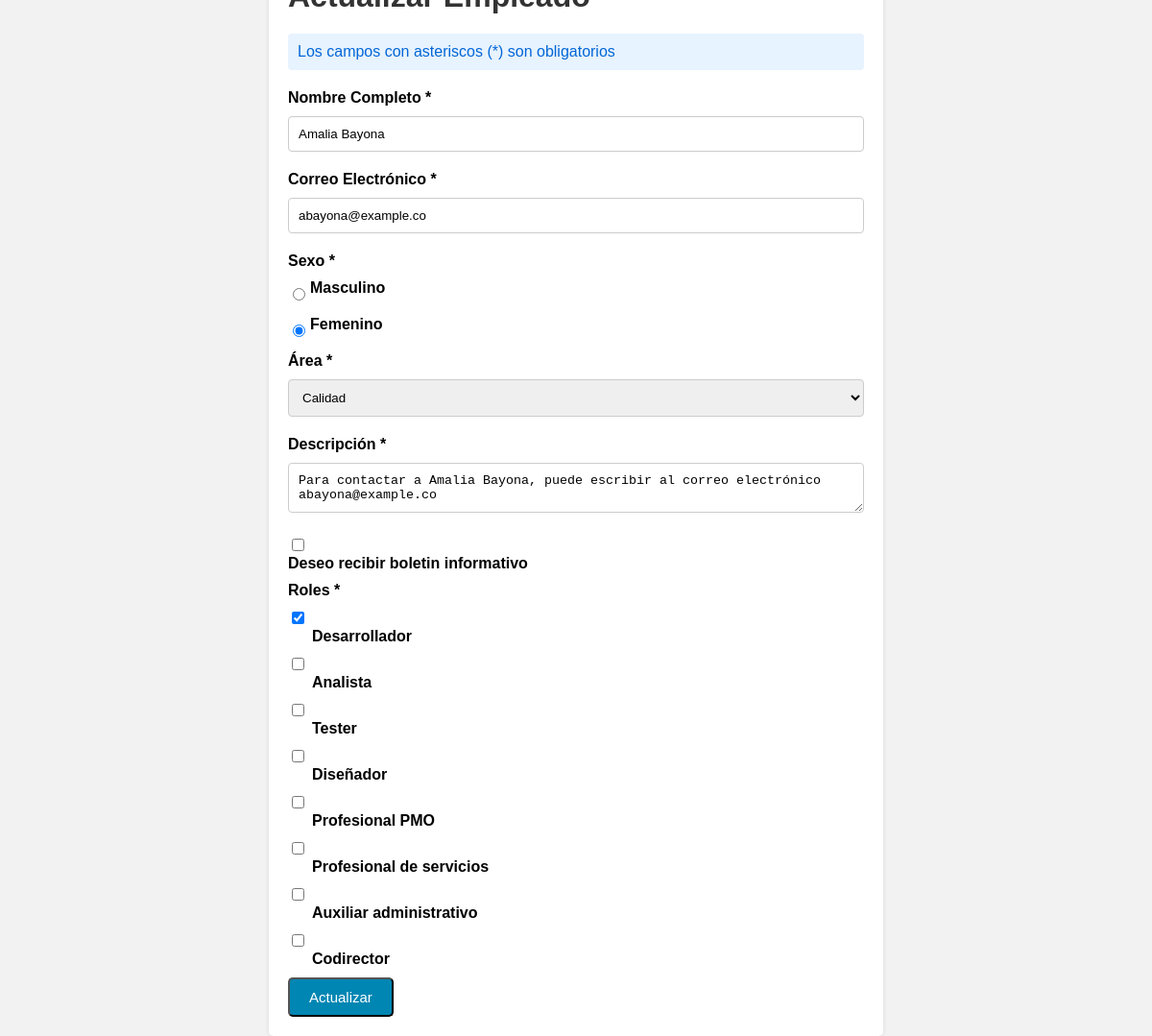
The page /?action=edit&id=4 on the database its author committed.
### tables this page shows
CREATE TABLE IF NOT EXISTS `empleado` (
  `id` int(11) NOT NULL AUTO_INCREMENT,
  `nombre` varchar(255) NOT NULL,
  `email` varchar(255) NOT NULL,
  `sexo` char(1) NOT NULL,
  `area_id` int(11) NOT NULL,
  `boletin` int(11) DEFAULT NULL,
  `descripcion` text NOT NULL,
  PRIMARY KEY (`id`),
  KEY `area_id` (`area_id`)
);

CREATE TABLE IF NOT EXISTS `areas` (
  `id` int(11) NOT NULL AUTO_INCREMENT,
  `nombre` varchar(255) NOT NULL,
  PRIMARY KEY (`id`)
);

CREATE TABLE IF NOT EXISTS `empleado_rol` (
  `empleado_id` int(11) NOT NULL,
  `rol_id` int(11) NOT NULL,
  KEY `empleado_id` (`empleado_id`),
  KEY `rol_id` (`rol_id`)
);

CREATE TABLE IF NOT EXISTS `roles` (
  `id` int(11) NOT NULL AUTO_INCREMENT,
  `nombre` varchar(255) NOT NULL,
  PRIMARY KEY (`id`)
);

### controllers/itemController.php (called while the page is built, shortened)
<?php
require_once './model/model.php';
class ItemController
{
    private $model;
    public function __construct()
    {
        $this->model = new ItemModel();
    }
    public function edit($id)
    {
        $areas = $this->model->getAreas();
        $roles = $this->model->getRoles();
        $item = $this->model->getItemById($id);
        include 'views/item-edit.php';
    }
}
?>

### model/model.php (called while the page is built, shortened)
<?php
class ItemModel
{
    private $db;
    public function __construct()
    {
        $this->db = new PDO('mysql:host=localhost;dbname=prueba_tecnica_dev', 'root', '');
    }
    public function getItemById($id)
    {
        $query = $this->db->prepare('SELECT empleado.id, empleado.nombre, empleado.email, empleado.sexo, empleado.boletin, empleado.descripcion, rol_id, roles.nombre as nombre_rol, area_id, areas.nombre as nombre_area
                                     FROM empleado
                                     INNER JOIN empleado_rol ON empleado.id = empleado_rol.empleado_id
                                     INNER JOIN roles ON empleado_rol.rol_id = roles.id
                                     INNER JOIN areas ON empleado.area_id = areas.id
                                     WHERE empleado.id = :id');
        $query->execute(['id' => $id]);
        return $query->fetch(PDO::FETCH_ASSOC);
    }
    public function getRoles()
    {
        $query = $this->db->prepare('SELECT * FROM roles');
        $query->execute();
        return $query->fetchAll(PDO::FETCH_ASSOC);
    }
    public function getAreas()
    {
        $query = $this->db->prepare('SELECT * FROM areas');
        $query->execute();
        return $query->fetchAll(PDO::FETCH_ASSOC);
    }
}

### views/item-edit.php (the view, shortened to what this page needs)
<!DOCTYPE html>
<html lang="es">
<head>
</head>
<body>
    <div class="container">
        <h1>Actualizar Empleado</h1>
        <div class="alert">Los campos con asteriscos (*) son obligatorios</div>
        <form method="POST" action="?action=update&id=<?php echo $item['id']; ?>" onsubmit="return validateForm();">
            <label for="name">Nombre Completo *</label>
            <input type="text" id="name" name="name" placeholder="Nombre completo del empleado"  value="<?php echo $item['nombre']; ?>" required>
            <label for="email">Correo Electrónico *</label>
            <input type="text" id="email" name="email" placeholder="Correo electrónico*" value="<?php echo $item['email']; ?>" required>
            <label for="sexo">Sexo *</label>
            <div class="form-group">
                <input type="radio" id="masculino" name="sexo" value="M" <?php if ($item['sexo'] === 'M') echo 'checked'; ?>>
                <label for="masculino">Masculino</label>
            </div>
            <div class="form-group">
                <input type="radio" id="femenino" name="sexo" value="F" <?php if ($item['sexo'] === 'F') echo 'checked'; ?>>
                <label for="femenino">Femenino</label>
            </div>
            <label for="area">Área *</label>
            <select id="area" name="area" required>
                <?php foreach ($areas as $area): ?>
                    <option value="<?php echo $area['id']; ?>" <?php echo ($area['id'] == $item['area_id']) ? 'selected' : ''; ?>>
                        <?php echo $area['nombre']; ?>
                    </option>
                <?php endforeach; ?>
            </select>
            <label for="description">Descripción *</label>
            <textarea id="description" name="description" placeholder="Descripción de la experiencia del empleado"><?php echo $item['descripcion']; ?></textarea>
            <div>
                <input type="checkbox" id="boletin" name="boletin" value="1" <?php if ($item['boletin'] == 1) echo 'checked'; ?>>
                <label for="boletin">Deseo recibir boletin informativo</label>
            </div>
            <label for="rol">Roles *</label>
            <?php foreach ($roles as $rol): ?>
                <div>
                    <?php
                    $rolIds = explode(',', $item['rol_id']);
                    foreach ($rolIds as $rolId) {
                        $rolId = trim($rolId);
                    ?>
                        <input type="checkbox" id="rol" name="rol[]" value="<?php echo $rol['id']; ?>" <?php if (in_array($rol['id'], [$rolId])) echo 'checked'; ?>>
                        <label for="rol" style="margin-left: 25px;"><?php echo $rol['nombre']; ?></label>
                    <?php } ?>
                </div>
            <?php endforeach; ?>
            <button class="a_guardar" type="submit">Actualizar</button>
        </form>
    </div>
</body>
</html>

### views/item-edit.php (style rules this page uses)
body { font-family: Arial, sans-serif; background-color: #f2f2f2; padding: 20px; display: flex; justify-content: center; align-items: center; height: 120vh; }
.container { background-color: #fff; padding: 20px; border-radius: 5px; box-shadow: 0 0 5px rgba(0, 0, 0, 0.1); max-width: 600px; width: 100%; }
h1 { color: #333; margin-bottom: 20px; }
label { display: block; margin-bottom: 10px; font-weight: bold; }
input[type="text"], textarea, select { width: 100%; padding: 10px; border: 1px solid #ccc; border-radius: 4px; box-sizing: border-box; margin-bottom: 20px; }
input[type="radio"], input[type="checkbox"] { margin-right: 5px; }
.alert { background-color: #e7f3fe; padding: 10px; color: #0366d6; border-radius: 4px; margin-bottom: 20px; }
.form-group { display: flex; align-items: center; margin-bottom: 10px; }
.form-group label { margin-right: 10px; }
.a_guardar { font-size: 15px; color: white; background-color: #0086b3; padding: 10px 20px; border-radius: 5px; text-decoration: none; }

### rows shown on the page
empleado: name "Amalia Bayona", email "abayona@example.co", sexo "☐ Masculino", sexo "☑ Femenino", area "Calidad", description "Para contactar a Amalia Bayona, puede escribir al correo electrónico abayona@example.co"
roles: nombre "Desarrollador"
empleado_rol: rol_id "☑"
roles: nombre "Analista"
roles: nombre "Tester"
roles: nombre "Diseñador"
roles: nombre "Profesional PMO"
roles: nombre "Profesional de servicios"
roles: nombre "Auxiliar administrativo"
roles: nombre "Codirector"
